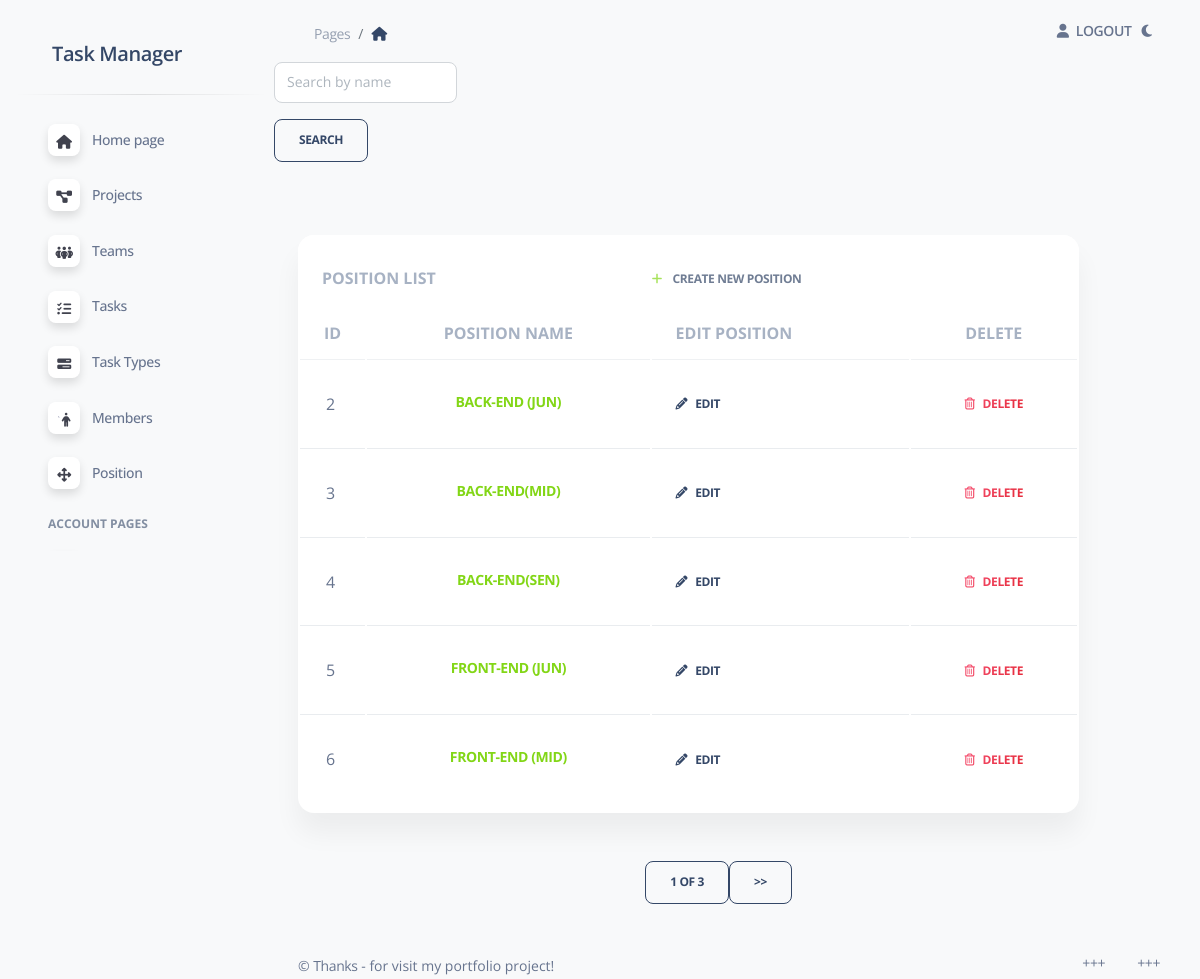
Screenshot of /task_manager/positions/ (signed in) with the database file from the repository.
### task_manager/models.py (models this page shows, shortened)
class Position(models.Model):
    name = models.CharField(max_length=70)
    class Meta:
        ordering = ["name"]
        constraints = [
            UniqueConstraint(
                name="unique_position_name", fields=["name"]
            )
        ]
    def get_absolute_url(self):
        return reverse("task_manager:position-detail", args=[str(self.id)])

### task_manager/views.py (the view)
class PositionListView(LoginRequiredMixin, generic.ListView):
    model = Position
    queryset = Position.objects.all()
    context_object_name = "position_list"
    paginate_by = 5
    def get_context_data(self, *, object_list=None, **kwargs) -> None:
        context = super(PositionListView, self).get_context_data(**kwargs)
        name = self.request.GET.get("name", "")
        context["position_search_form"] = PositionSearchForm(
            initial={"name": name}
        )
        return context
    def get_queryset(self) -> queryset:
        form = PositionSearchForm(self.request.GET)
        if form.is_valid():
            return self.queryset.filter(
                name__icontains=form.cleaned_data["name"]
            )
        return self.queryset

### task_manager/forms.py
class PositionSearchForm(forms.Form):
    name = forms.CharField(
        max_length=70,
        required=False,
        label="",
        widget=forms.TextInput(
            attrs={
                "placeholder": "Search by name"
            }
        )
    )

### task_manager/context_processors.py (called while the page is built)
def cfg_assets_root(request):
    return {"ASSETS_ROOT": settings.ASSETS_ROOT}

### task_manager/templatetags/query_transform.py (called while the page is built)
@register.simple_tag
def query_transform(request, **kwargs):
    updated = request.GET.copy()
    for key, value in kwargs.items():
        if value is not None:
            updated[key] = value
        else:
            updated.pop(key, 0)
    return updated. urlencode()

### templates/task_manager/position_list.html (shortened to what this page needs)
{% extends "base.html" %}
{% load crispy_forms_tags %}
{% load crispy_forms_filters %}
{% block content %}
  <div class="input-group">
    <form class="form-row" action="" method="GET">
      {{ position_search_form | crispy }}
      <input class="btn btn-outline-dark" type="submit" value="Search">
    </form>
  </div>
  <hr>
    <div class="container-fluid py-4">
      <div class="row col-12">
        <div class="col-11">
          <div class="card mb-4">
            <div class="card-header pb-0">
              <h6 class="text-uppercase text-secondary text-xl font-weight-bolder opacity-7">
                Position List<a class="col-xxl-2 btn btn-link text-dark px-3 mb-0" style="margin-left: 200px;" href="{% url 'task_manager:position-create' %}">
              <i class="fas fa-plus text-success me-2" aria-hidden="true"></i>
                <strong>Create new Position</strong></a></h6>
            </div>
            <div class="card-body px-0 pt-0 pb-2">
              <div class="table-responsive p-0">
                <table class="table align-items-center mb-0">
                  {% if position_list %}
                  <thead>
                    <tr>
                      <th class="text-uppercase text-secondary text-xl font-weight-bolder opacity-7">id</th>
                      <th class="text-uppercase text-secondary text-xl font-weight-bolder opacity-7" style="text-align: center">Position name</th>
                      <th class="text-uppercase text-secondary text-xl font-weight-bolder opacity-7" style="text-align: left">Edit Position</th>
                      <th class="text-uppercase text-secondary text-xl font-weight-bolder opacity-7" style="text-align: center">Delete</th>
                    </tr>
                  </thead>
                  <tbody>
                  {% for position in position_list %}
                    <tr>
                      <td class="col-lg-1">
                        <div class="d-flex px-2 py-1">
                          <div class="d-flex flex-column justify-content-center" style="margin-left: 10px">
                            {{ position.id }}
                          </div>
                        </div>
                      </td>
                      <td>
                         <a class="btn btn-link text-bg-success text-gradient container-fluid" style="margin-top: 10px" href="{{ position.get_absolute_url }}">
                           <span style="font-size: 14px">{{ position.name }}</span>
                      </td>
                      <td>
                         <a class="btn btn-link text-dark px-3 mb-0 edit container-fluid col-3" href="{% url 'task_manager:position-update' pk=position.id %}">
                           <i class="fas fa-pencil-alt text-dark me-2" style="margin: 0" aria-hidden="true"></i>Edit
                            </a>
                      </td>
                       <td style="text-align: center;">
                         <a class="btn btn-link text-danger text-gradient px-3 mb-0 delete" href="{% url 'task_manager:position-delete' pk=position.id %}">
                           <i class="far fa-trash-alt me-2"></i>Delete</a>
                       </td>
                    </tr>
                  {% endfor %}
                  </tbody>
                  {% else %}
                    <p style="text-align: center; color: mediumspringgreen">There are no position in list</p>
                  {% endif %}
                </table>
              </div>
            </div>
          </div>
        </div>
      </div>
    </div>
{% endblock content %}

### static/assets/css/dark-theme-core.css (style rules this page uses)
body { transition: background-color 200ms ease-in; }

### rows the page displays
Position: id "2", name "BACK-END (JUN)"
Position: id "3", name "BACK-END(MID)"
Position: id "4", name "BACK-END(SEN)"
Position: id "5", name "FRONT-END (JUN)"
Position: id "6", name "FRONT-END (MID)"

### other values shown
{{ page_obj.number }} "1"
{{ paginator.num_pages }} "3"
